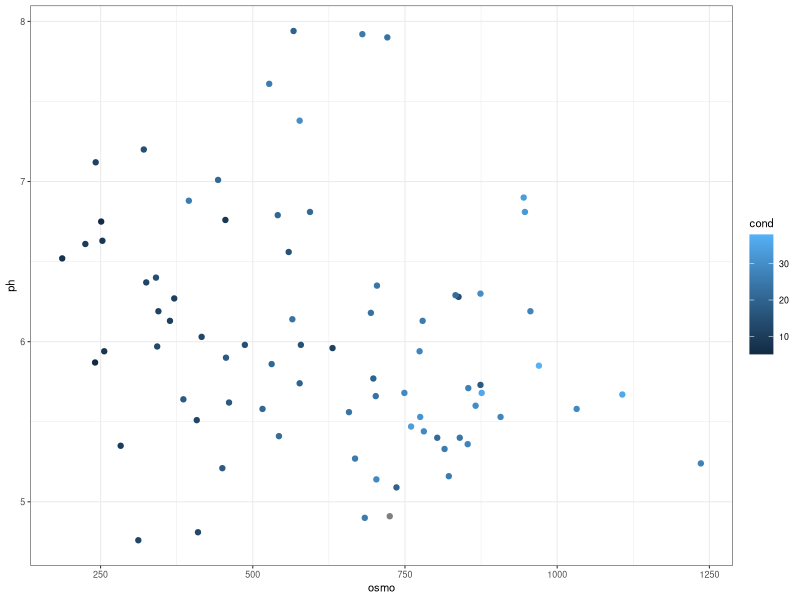
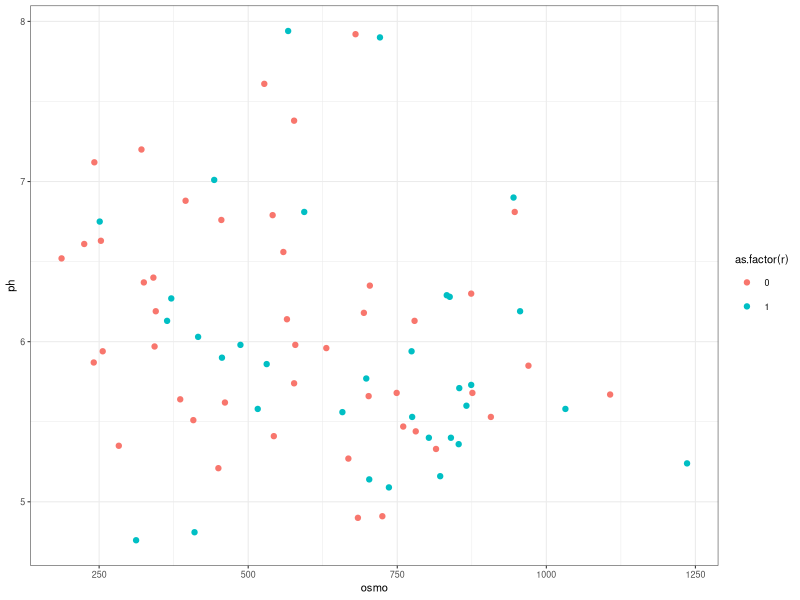
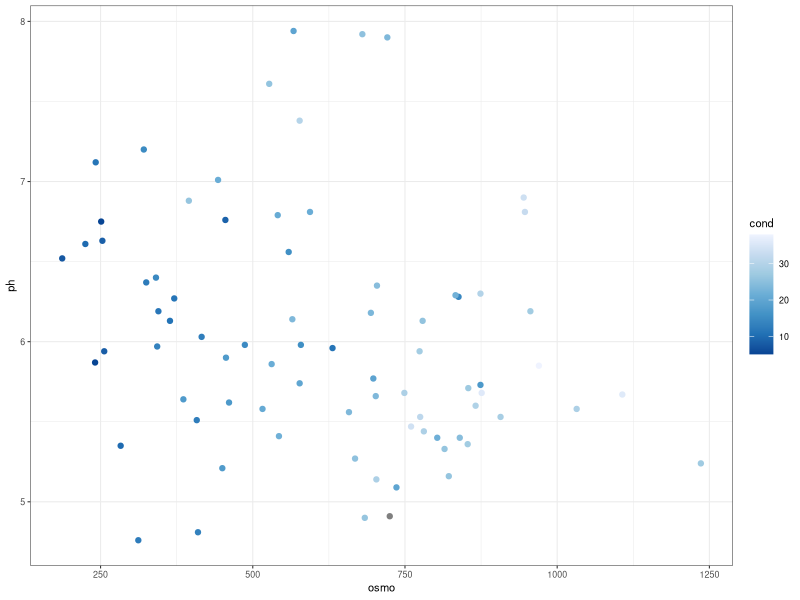
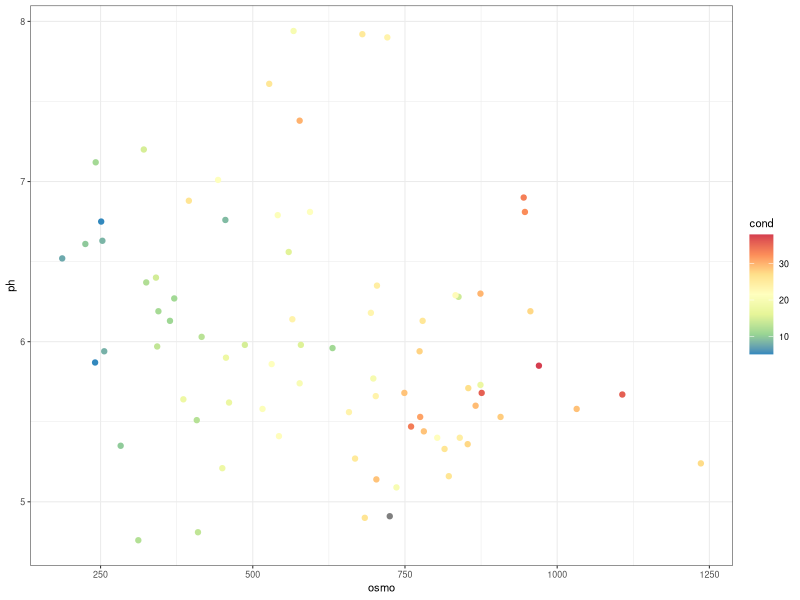
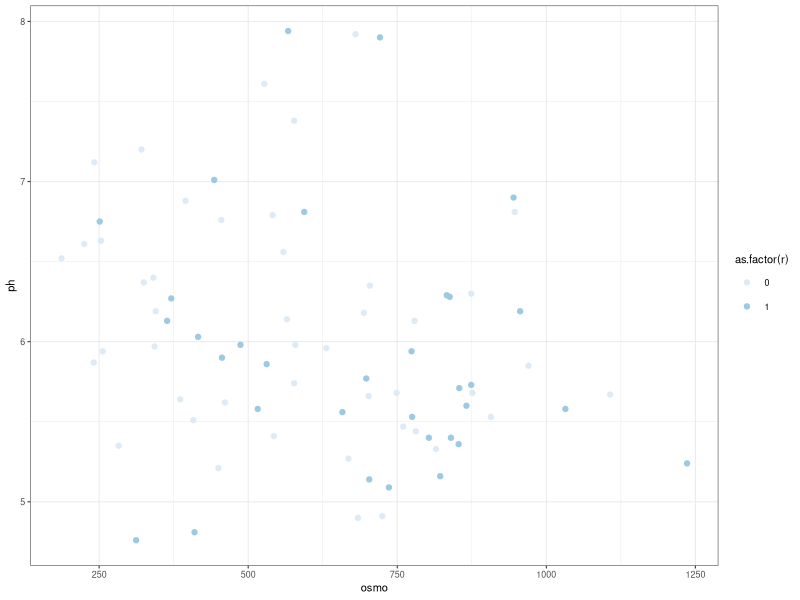
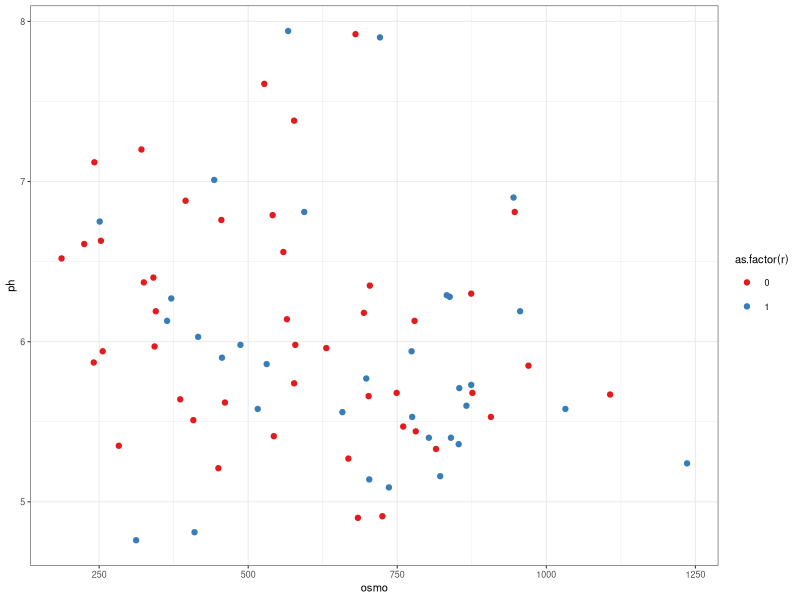
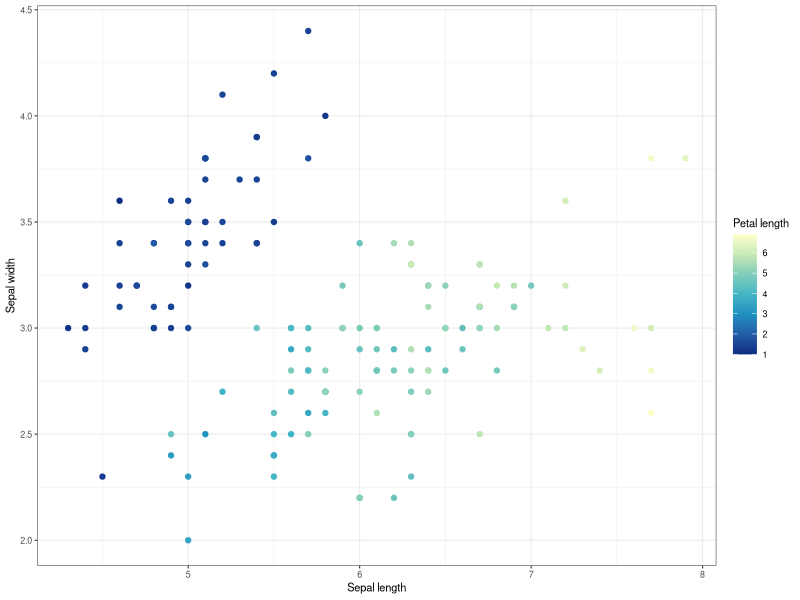
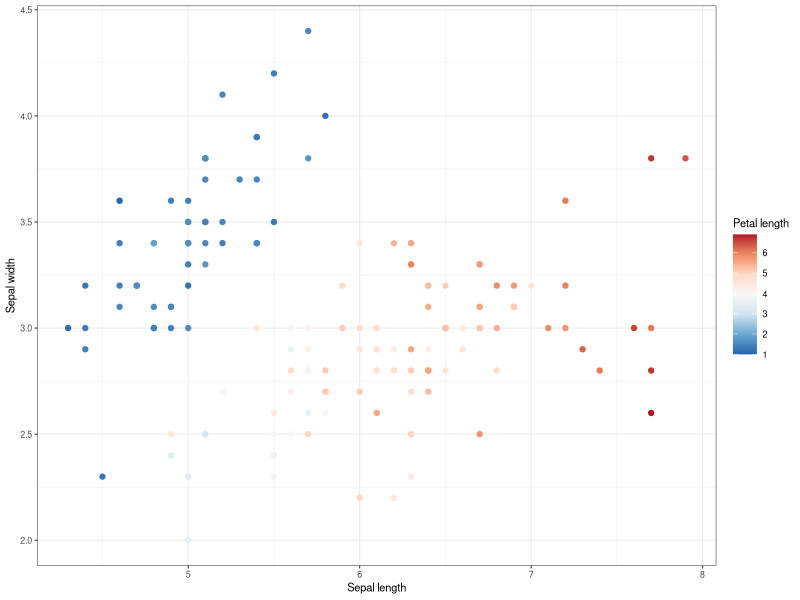

Here is the R script that generated these plots, in order:
## ---- chunk 1
knitr::opts_chunk$set(
  comment = "R>", 
  warning = FALSE, 
  message = FALSE,
  fig.width = 4.5,
  fig.height = 2.625,
  out.width = "75%",
  fig.asp = NULL, # control via width/height
  dpi = 300
)

ggplot2::theme_set(
  ggplot2::theme_minimal(base_size = 8)
)
ggplot2::theme_set(
  ggplot2::theme_bw(base_size = 8)
)
## ---- chunk 2
# Load libraries
library(tidyverse)
library(boot)

# Load data
urine <- boot::urine

# Look at help file for more info
# ?urine

# Create a quick scatterplot
ggplot(data = urine, aes(x = osmo, y = ph)) +
  geom_point(aes(colour = cond))
## ---- chunk 3
ggplot(data = urine, aes(x = osmo, y = ph)) +
  geom_point(aes(colour = as.factor(r)))
## ---- chunk 4
# The continuous colour scale figure
ggplot(data = urine, aes(x = osmo, y = ph)) +
  geom_point(aes(colour = cond)) +
  scale_colour_distiller() # Change the continuous variable colour palette
## ---- chunk 5
ggplot(data = urine, aes(x = osmo, y = ph)) +
  geom_point(aes(colour = cond)) +
  scale_colour_distiller(palette = "Spectral")
## ---- chunk 6
ggplot(data = urine, aes(x = osmo, y = ph)) +
  geom_point(aes(colour = as.factor(r))) +
  scale_colour_brewer() # This is the different function
## ---- chunk 7
ggplot(data = urine, aes(x = osmo, y = ph)) +
  geom_point(aes(colour = as.factor(r))) +
  scale_colour_brewer(palette = "Set1") # Here I used "Set1", but use what you like
## ---- chunk 8
# Load data
iris_df <- datasets::iris

# Continuous colour: petal length (magnitude)
ggplot(data = iris_df, aes(x = Sepal.Length, y = Sepal.Width)) +
  geom_point(aes(colour = Petal.Length)) +
  labs(x = "Sepal length", y = "Sepal width", colour = "Petal length") +
  scale_colour_distiller(palette = "YlGnBu")
## ---- chunk 9
# Diverging colour around a midpoint (mean petal length)
ggplot(data = iris_df, aes(x = Sepal.Length, y = Sepal.Width)) +
  geom_point(aes(colour = Petal.Length)) +
  labs(x = "Sepal length", y = "Sepal width", colour = "Petal length") +
  scale_colour_distiller(palette = "RdBu")
## ---- chunk 10
ggplot(data = iris_df, aes(x = Sepal.Length, y = Sepal.Width)) +
  geom_point(aes(colour = Species)) +
  labs(x = "Sepal length", y = "Sepal width", colour = "Species") +
  scale_colour_brewer(palette = "Set2")
## ---- chunk 11
# Misleading: forcing categories into a continuous scale
ggplot(data = iris_df, aes(x = Sepal.Length, y = Sepal.Width)) +
  geom_point(aes(colour = as.numeric(Species))) +
  scale_colour_distiller(palette = "Spectral")
## ---- chunk 12
# Fix: discrete palette for categorical data
ggplot(data = iris_df, aes(x = Sepal.Length, y = Sepal.Width)) +
  geom_point(aes(colour = Species)) +
  scale_colour_brewer(palette = "Set1")
## ---- chunk 13
ggplot(data = urine, aes(x = osmo, y = ph)) +
  geom_point(aes(colour = cond)) +
  scale_colour_gradientn(colours = c("#A5A94D", "#6FB16F", "#45B19B",
                                    "#59A9BE", "#9699C4", "#CA86AD"))
## ---- chunk 14
ggplot(data = urine, aes(x = osmo, y = ph)) +
  geom_point(aes(colour = as.factor(r))) +
  scale_colour_manual(values = c("pink", "maroon"), # How to use custom palette
                     labels = c("no", "yes")) + # How to change the legend text
  labs(colour = "crystals") # How to change the legend title
## ---- chunk 15
# Load libraries
library(colorspace)

# Load data
cars_df <- datasets::mtcars

# Continuous colour: horsepower (magnitude)
ggplot(data = cars_df, aes(x = wt, y = mpg)) +
  geom_point(aes(colour = hp)) +
  labs(x = "Weight", y = "Fuel efficiency (mpg)", colour = "Horsepower") +
  scale_colour_continuous_sequential(palette = "BluGrn")
## ---- chunk 16
ggplot(data = cars_df, aes(x = wt, y = mpg)) +
  geom_point(aes(colour = as.factor(cyl))) +
  labs(x = "Weight", y = "Fuel efficiency (mpg)", colour = "Cylinders") +
  scale_colour_discrete_qualitative(palette = "Dark 3")
## ---- chunk 17
# Diverging palette for deviations around a midpoint
ggplot(data = cars_df, aes(x = wt, y = mpg)) +
  geom_point(aes(colour = hp - mean(hp))) +
  labs(x = "Weight", y = "Fuel efficiency (mpg)", colour = "HP deviation") +
  scale_colour_continuous_diverging(palette = "Blue-Red 3")
